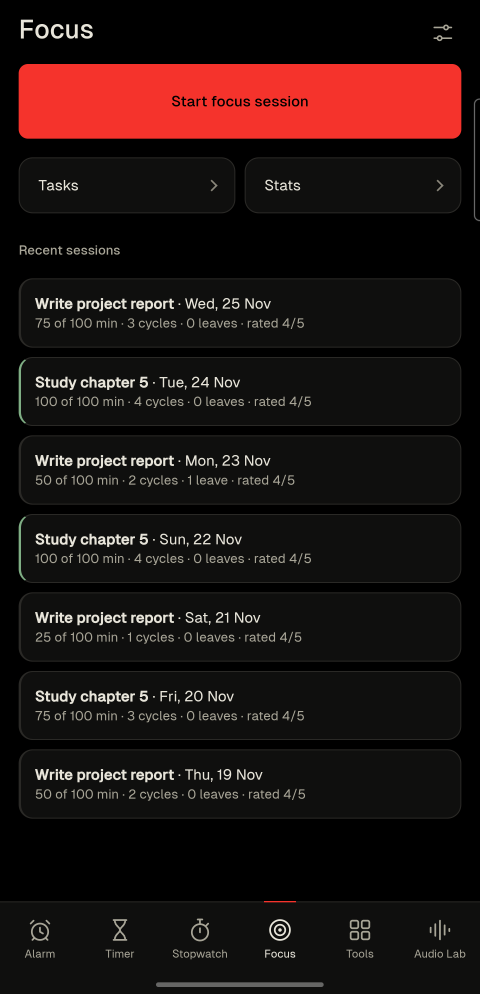
#> input picture media/screenshots/black/04-focus.png, 1440 x 2980 px, given in place of epoch-icon.png, which was not available (shown at 1/3 size)
$ python gen-banners.py
#> lines starting #> are read from the running program, lines starting #| are printed output that depends on the picture
"""README banner and GitHub social preview from the logo and real screenshots.

Usage: python scripts/gen-banners.py   (run from the repo root; needs Pillow and Windows' Segoe UI)
Writes media/banner/epoch-banner.png (1280x400) and media/banner/epoch-social.png (1280x640),
and media/demo/epoch-demo.gif from the Black screenshots.
"""
from pathlib import Path
from PIL import Image, ImageDraw, ImageFilter, ImageFont

ROOT = Path(__file__).resolve().parent.parent
OUT = ROOT / "media" / "banner"
FONTS = Path("C:/Windows/Fonts")
BG = (0, 0, 0)
TEXT = (232, 229, 218)  # creme
TEXT2 = (168, 165, 151)
SCARLET = (245, 51, 44)
TAGLINE = "The alarm clock that makes sure you actually get up"
SUB = "Offline alarm, timers and focus for Android"


def font(name, size):
    return ImageFont.truetype(str(FONTS / name), size)


# [22 lines left out: functions rounded, phone, text_block, not called in this run]


def banner():
    im = Image.new("RGB", (1280, 400), BG)
#> im: PIL image 1280x400 RGB; every value is 0
    icon = Image.open(ROOT / "media/logo/epoch-icon.png").resize((216, 216), Image.LANCZOS)
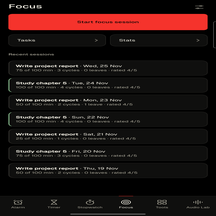
#> icon: PIL image 216x216 RGB; mean R, G, B 31.7, 18.3, 16.9
#> (the run stopped early here; a loop or call above may not have finished)

$ run again, on media/screenshots/black/05-focus-stats.png
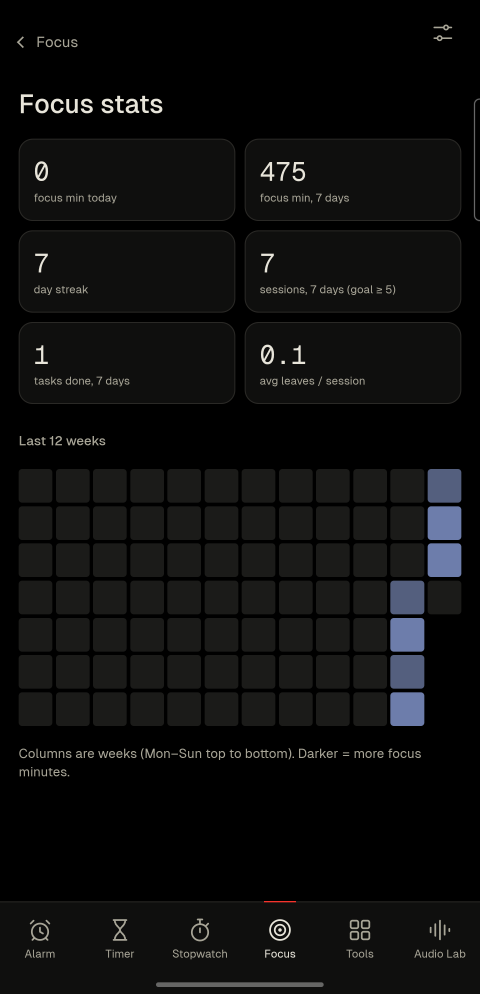
#> input picture media/screenshots/black/05-focus-stats.png, 1440 x 2980 px, given in place of epoch-icon.png, which was not available (shown at 1/3 size)
#> im: PIL image 1280x400 RGB; every value is 0
#> in banner, `icon = Image.open(ROOT / "media/logo/epoch-icon.png").resize((216, 216..`:
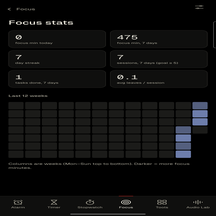
#> icon: PIL image 216x216 RGB; mean R, G, B 13.9, 14.1, 13.9

$ run again, on media/screenshots/black/06-tools-clock.png
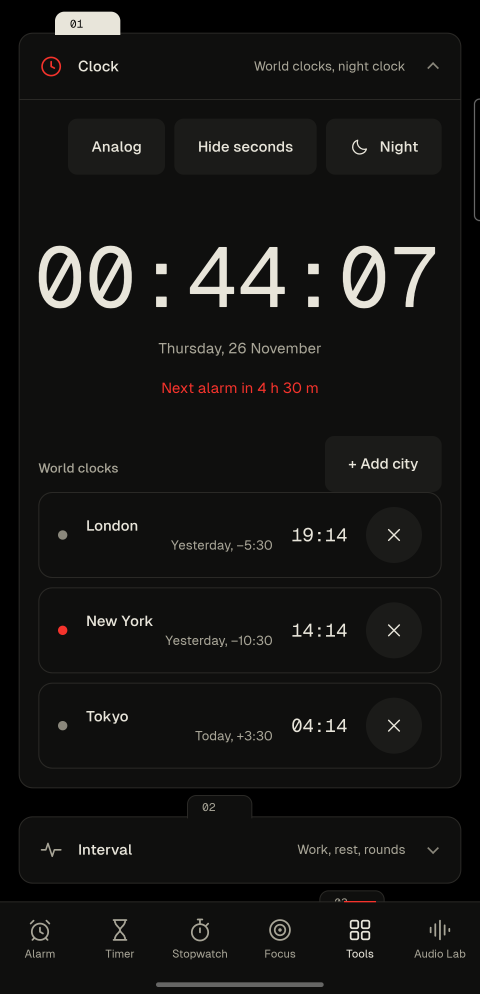
#> input picture media/screenshots/black/06-tools-clock.png, 1440 x 2980 px, given in place of epoch-icon.png, which was not available (shown at 1/3 size)
#> im: PIL image 1280x400 RGB; every value is 0
#> in banner, `icon = Image.open(ROOT / "media/logo/epoch-icon.png").resize((216, 216..`:
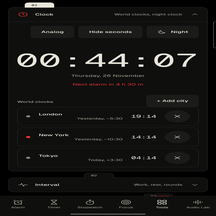
#> icon: PIL image 216x216 RGB; mean R, G, B 21.1, 20.7, 19.4
